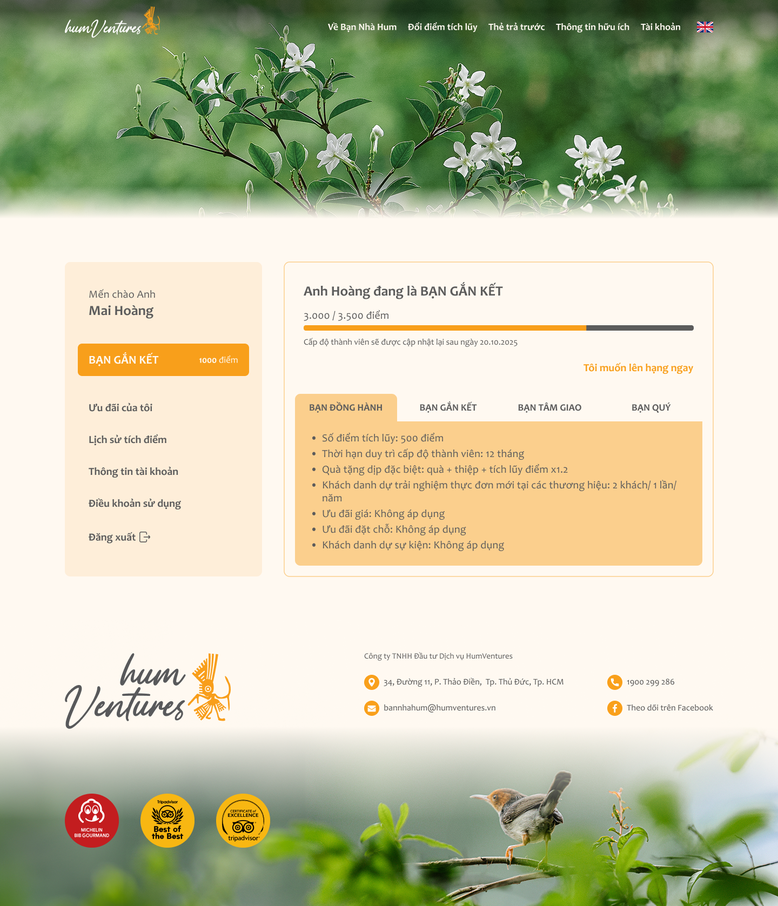
#> input picture Basic CV/hum.png, 778 x 906 px, shrunk from 1440 x 1677 before the run
$ python main.py
#> lines starting #> are read from the running program, lines starting #| are printed output that depends on the picture
import cv2

image = cv2.imread('./hum.png')
#> image is the input picture: shape (906, 778, 3); mean B, G, R 167.2, 197.8, 196.2
converted_image = cv2.cvtColor(image,  cv2.COLOR_RGB2HSV)
#> converted_image: shape (906, 778, 3); mean H, S, V 89, 59.6, 207.1

# cv2.imshow('Image', image)
cv2.waitKey(0)
cv2.destroyAllWindows()

cv2.imwrite('hum1.png', converted_image)

combined = cv2.hconcat([image, converted_image])
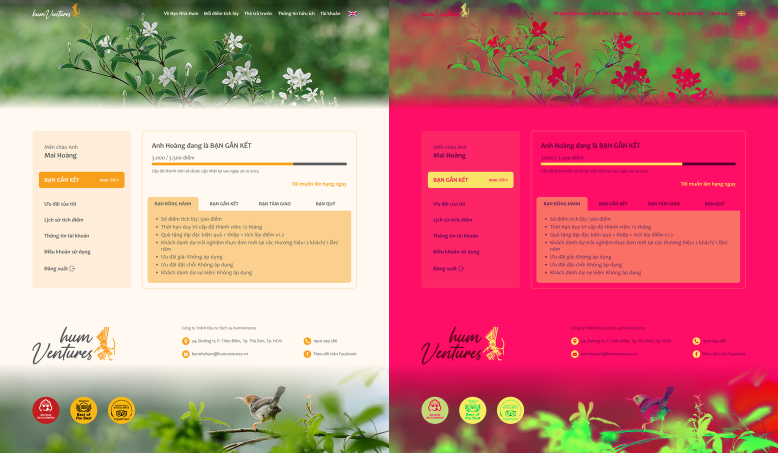
#> combined: shape (906, 1556, 3) (shown at 1/2 size); mean B, G, R 128.1, 128.7, 201.7
cv2.imshow('Comparison', combined)
cv2.waitKey(0)
cv2.destroyAllWindows()
